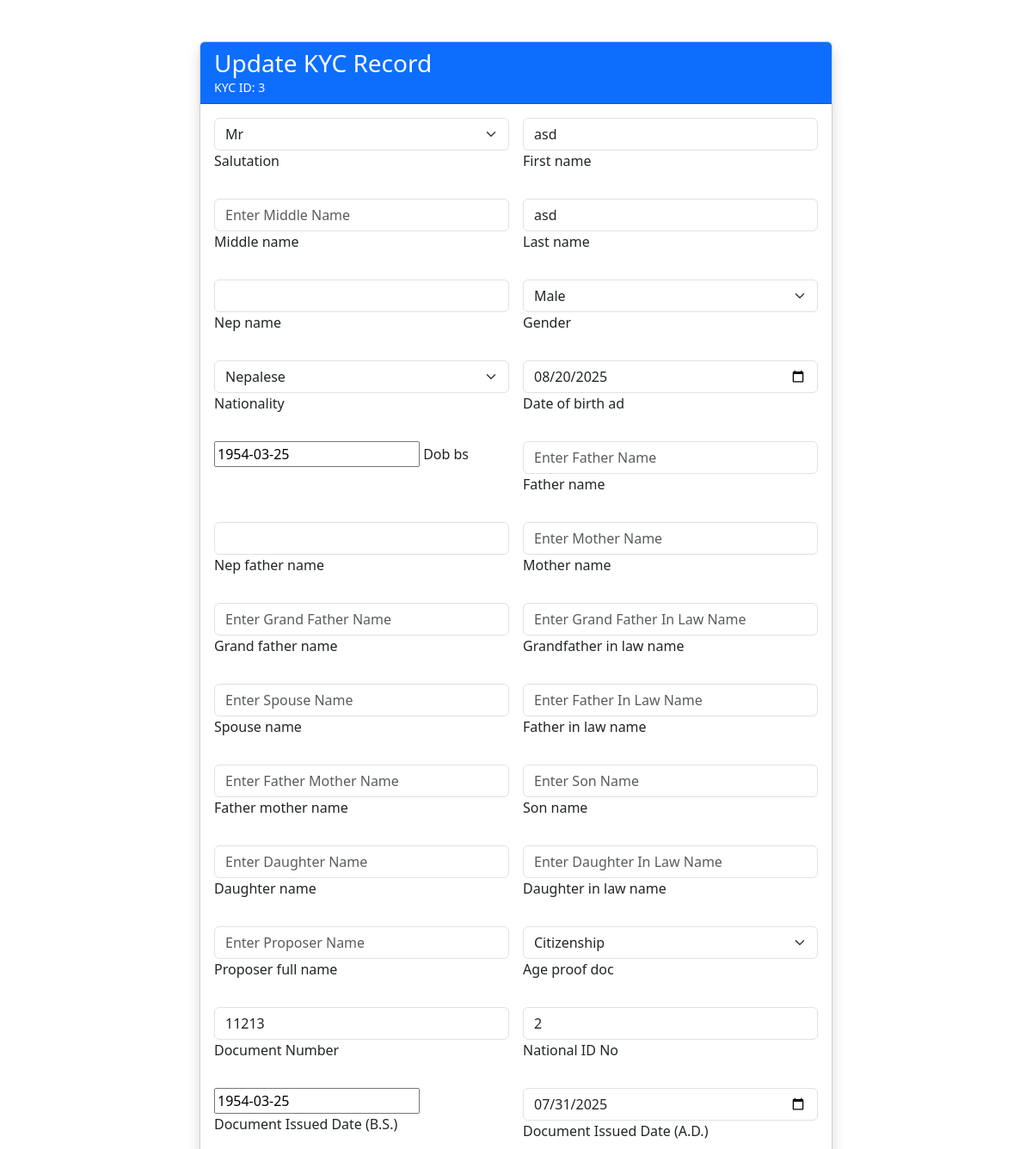
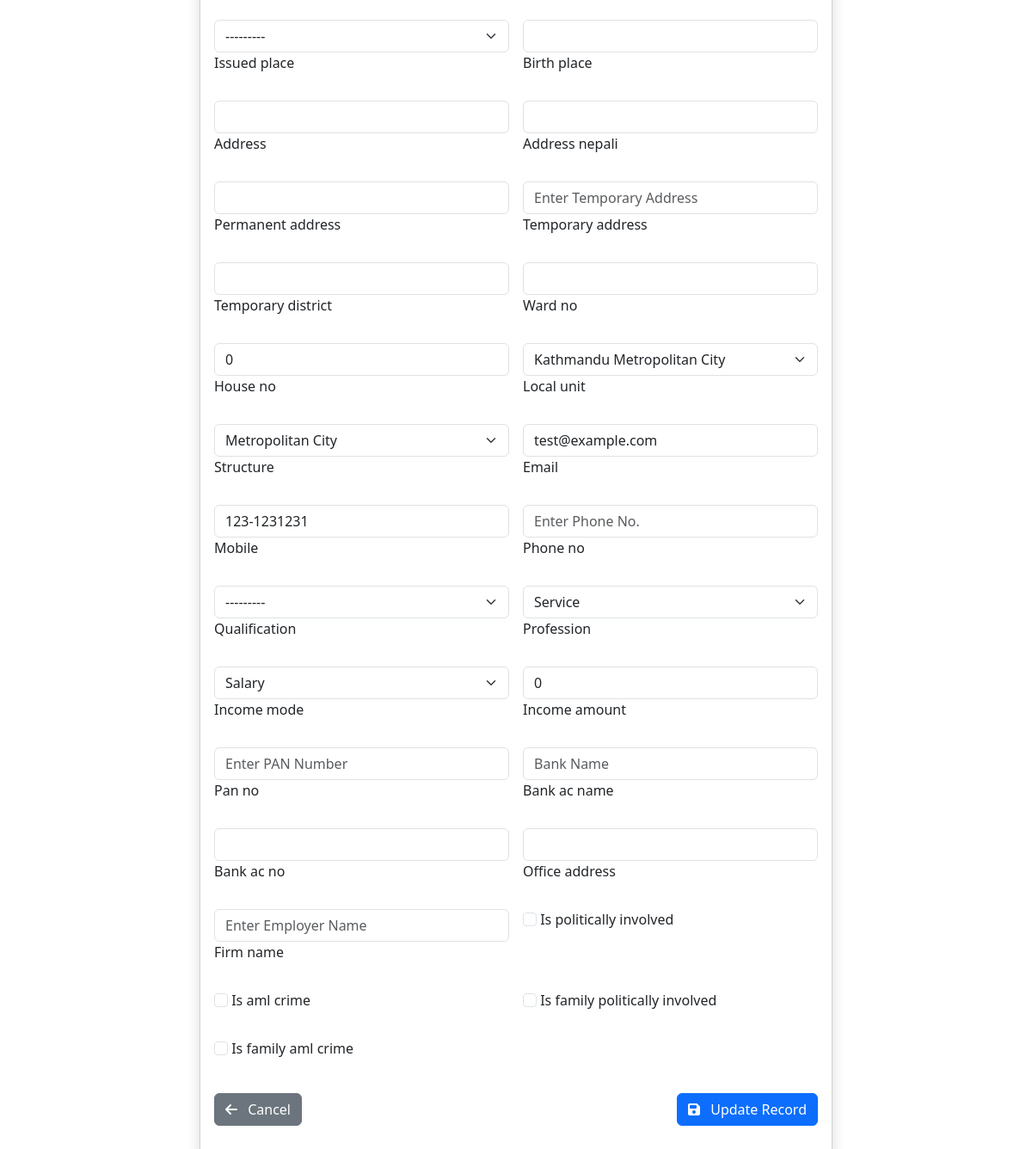
Screenshot of /3/update/ with the database file from the repository (2 pictures, top to bottom).
### kyc/models.py (models this page shows, shortened)
class KYCModel(models.Model):
    kyc_id = models.AutoField(primary_key=True)
    salutation = models.CharField(max_length=10, choices=SALUTATION_CHOICES, default='Mr')
    first_name = models.CharField(max_length=50, blank=False, null=False)
    middle_name = models.CharField(max_length=100, blank=True, null=True)
    last_name = models.CharField(max_length=50, blank=False, null=False)
    nep_name = models.CharField(max_length=100, blank=True, null=True)
    gender = models.CharField(max_length=10, choices=GENDER_CHOICES, default='Male')
    nationality = models.CharField(max_length=50, choices=NATIONALITY_CHOICES, default='Nepalese')
    date_of_birth_ad = models.DateField(blank=True, null=True)
    dob_bs = NepaliDateField(blank=True, null=True)
    father_name = models.CharField(max_length=100, blank=True, null=True)
    nep_father_name = models.CharField(max_length=100, blank=True, null=True)
    mother_name = models.CharField(max_length=100, blank=True, null=True)
    grand_father_name = models.CharField(max_length=100, blank=True, null=True)
    grandfather_in_law_name = models.CharField(max_length=100, blank=True, null=True)
    spouse_name = models.CharField(max_length=100, blank=True, null=True)
    father_in_law_name = models.CharField(max_length=100, blank=True, null=True)
    father_mother_name = models.CharField(max_length=100, blank=True, null=True)
    son_name = models.CharField(max_length=100, blank=True, null=True)
    daughter_name = models.CharField(max_length=100, blank=True, null=True)
    daughter_in_law_name = models.CharField(max_length=100, blank=True, null=True)
    proposer_full_name = models.CharField(max_length=100, blank=True, null=True)
    age_proof_doc = models.CharField(max_length=50, choices=AGE_PROOF_DOC_CHOICES, default='Citizenship')
    document_number = models.CharField(max_length=20, verbose_name="Document Number", blank=False)
    national_id_no = models.CharField(max_length=10, verbose_name="National ID No",blank=False, null=False)
    document_issued_date_bs = NepaliDateField(verbose_name="Document Issued Date (B.S.)")
    document_issued_date = models.DateField(verbose_name="Document Issued Date (A.D.)")
    issued_place = models.CharField(max_length=100, choices=ISSUED_PLACE_CHOICES, blank=True, null=True)
    birth_place = models.CharField(max_length=50, blank=True, null=True)
    address = models.CharField(max_length=255, blank=True, null=True)
    address_nepali = models.CharField(max_length=255, blank=True, null=True)
    permanent_address = models.CharField(max_length=255, blank=True, null=True)
    temporary_address = models.CharField(max_length=255, blank=True, null=True)
    temporary_district = models.CharField(max_length=100, blank=True, null=True)
    ward_no = models.CharField(max_length=2, blank=True, null=True)
    house_no = models.CharField(max_length=10, blank=True, null=True)
    local_unit = models.CharField(max_length=50, choices=LOCAL_UNIT_CHOICES, default='Municipality')
    structure = models.CharField(max_length=50, choices=STRUCTURE_CHOICES, default='Metropolitan City')
    email = models.EmailField(blank=True, null=True)
    mobile = models.CharField(max_length=20)
    phone_no = models.CharField(max_length=20, blank=True, null=True)
    qualification = models.CharField(max_length=100, choices=QUALIFICATION_CHOICES, blank=True, null=True)
    profession = models.CharField(max_length=50, choices=PROFESSION_CHOICES, default='Service', blank=True, null=True)
    income_mode = models.CharField(max_length=50, choices=INCOME_MODE_CHOICES, default='Salary')
    income_amount = models.CharField(max_length=12, blank=True, null=True)
    pan_no = models.CharField(max_length=20, blank=True, null=True)
    bank_ac_name = models.CharField(max_length=100, blank=True, null=True)
    bank_ac_no = models.CharField(max_length=50, blank=True, null=True)
    office_address = models.CharField(max_length=255, blank=True, null=True)
    firm_name = models.CharField(max_length=100, blank=True, null=True)
    is_politically_involved = models.BooleanField(default=False)
    is_aml_crime = models.BooleanField(default=False)
    is_family_politically_involved = models.BooleanField(default=False)
    is_family_aml_crime = models.BooleanField(default=False)
    created_date = models.DateTimeField(default=timezone.now)
    updated_date = models.DateTimeField(auto_now=True)
    class Meta:
        verbose_name = 'KYC Detail'
        verbose_name_plural = 'KYC Details'

### kyc/views.py (the view)
# urls.py: path('<int:kyc_id>/update/', views.kyc_update_view, name='kyc_update'),
def kyc_update_view(request, kyc_id):
    kyc = get_object_or_404(KYCModel, kyc_id=kyc_id)
    if request.method == 'POST':
        form = KYCForm(request.POST, instance=kyc)
        if form.is_valid():
                form.save()
                return redirect('kyc:kyc_list')
        return render(request, 'kyc_update.html', {
            'form': form,
            'kyc': kyc
        })
    else:
        form = KYCForm(instance=kyc)
    return render(request, 'kyc_update.html', {
        'form': form,
        'kyc': kyc
    })

### kyc/templates/kyc_update.html (shortened to what this page needs)
{% load static %}
{% block content %}
<div class="container py-5">
    <div class="row justify-content-center">
        <div class="col-lg-8">
            <div class="card shadow">
                <div class="card-header bg-primary text-white">
                    <h3 class="mb-0">Update KYC Record</h3>
                    <small>KYC ID: {{ kyc.kyc_id }}</small>
                </div>
                <div class="card-body">
                    <form method="post" enctype="multipart/form-data" id="kycUpdateForm">
                        <div class="row g-3">
                            {% for field in form %}
                            <div class="col-md-6">
                                <div class="form mb-3">
                                    {{ field }}
                                    <label for="{{ field.id_for_label }}">{{ field.label }}</label>
                                </div>
                            </div>
                            {% endfor %}
                        </div>
                        <div class="d-flex justify-content-between mt-4">
                            <a href="{% url 'kyc:kyc_list' %}" class="btn btn-secondary">
                                <i class="fas fa-arrow-left me-2"></i> Cancel
                            </a>
                            <button type="submit" class="btn btn-primary">
                                <i class="fas fa-save me-2"></i> Update Record
                            </button>
                        </div>
                    </form>
                </div>
            </div>
        </div>
    </div>
</div>
{% endblock %}
<link href="https://cdn.jsdelivr.net/npm/bootstrap@5.3.0/dist/css/bootstrap.min.css" rel="stylesheet">
<link rel="stylesheet" href="https://cdnjs.cloudflare.com/ajax/libs/font-awesome/6.4.0/css/all.min.css">

### rows the page displays
KYCModel: kyc_id "3", form "Mr" "asd" "asd" "Male" "Nepalese" "08/20/2025" "1954-03-25" "Citizenship" "11213" "2" "1954-03-25" "07/31/2025" "---------" "0" "Kathmandu Metropolitan City" "Metropolitan City" "test@example.com" "123-1231231" "---------" "Service" "Salary" "0"

### other values shown
{{ field.label }} "Salutation" "First name" "Middle name" "Last name" "Nep name" "Gender" "Nationality" "Date of birth ad" "Dob bs" "Father name" "Nep father name" "Mother name" "Grand father name" "Grandfather in law name" "Spouse name" "Father in law name" "Father mother name" "Son name" "Daughter name" "Daughter in law name" "Proposer full name" "Age proof doc" "Document Number" "National ID No" "Document Issued Date (B.S.)" "Document Issued Date (A.D.)" "Issued place" "Birth place" "Address" "Address nepali" "Permanent address" "Temporary address" "Temporary district" "Ward no" "House no" "Local unit" "Structure" "Email" "Mobile" "Phone no" "Qualification" "Profession" "Income mode" "Income amount" "Pan no" "Bank ac name" "Bank ac no" "Office address" "Firm name" "Is politically involved" "Is aml crime" "Is family politically involved" "Is family aml crime"
